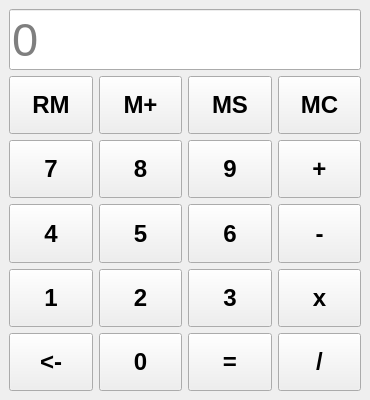
<?xml version="1.0" encoding="UTF-8"?>
<ui version="4.0">
 <class>MainWindow</class>
 <widget class="QMainWindow" name="MainWindow">
  <property name="geometry">
   <rect>
    <x>0</x>
    <y>0</y>
    <width>370</width>
    <height>400</height>
   </rect>
  </property>
  <property name="sizePolicy">
   <sizepolicy hsizetype="Fixed" vsizetype="Fixed">
    <horstretch>0</horstretch>
    <verstretch>0</verstretch>
   </sizepolicy>
  </property>
  <property name="windowTitle">
   <string>Калькулятор</string>
  </property>
  <widget class="QWidget" name="centralwidget">
   <layout class="QVBoxLayout" name="verticalLayout">
    <item>
     <widget class="QLineEdit" name="result_line_edit">
      <property name="font">
       <font>
        <pointsize>35</pointsize>
        <stylestrategy>PreferAntialias</stylestrategy>
       </font>
      </property>
      <property name="mouseTracking">
       <bool>false</bool>
      </property>
      <property name="toolTipDuration">
       <number>1</number>
      </property>
      <property name="layoutDirection">
       <enum>Qt::LeftToRight</enum>
      </property>
      <property name="placeholderText">
       <string>0</string>
      </property>
     </widget>
    </item>
    <item>
     <layout class="QGridLayout" name="digits_layout">
      <item row="2" column="3">
       <widget class="OperatorButton" name="minus_button">
        <property name="sizePolicy">
         <sizepolicy hsizetype="Minimum" vsizetype="Minimum">
          <horstretch>0</horstretch>
          <verstretch>0</verstretch>
         </sizepolicy>
        </property>
        <property name="font">
         <font>
          <pointsize>18</pointsize>
          <bold>true</bold>
         </font>
        </property>
        <property name="cursor">
         <cursorShape>PointingHandCursor</cursorShape>
        </property>
        <property name="text">
         <string>-</string>
        </property>
        <property name="operator" stdset="0">
         <string notr="true">-</string>
        </property>
       </widget>
      </item>
      <item row="0" column="0">
       <widget class="QPushButton" name="mem_read_button">
        <property name="sizePolicy">
         <sizepolicy hsizetype="Minimum" vsizetype="Minimum">
          <horstretch>0</horstretch>
          <verstretch>0</verstretch>
         </sizepolicy>
        </property>
        <property name="font">
         <font>
          <pointsize>18</pointsize>
          <bold>true</bold>
         </font>
        </property>
        <property name="cursor">
         <cursorShape>PointingHandCursor</cursorShape>
        </property>
        <property name="text">
         <string>RM</string>
        </property>
       </widget>
      </item>
      <item row="1" column="2">
       <widget class="DigitButton" name="digit_button_9">
        <property name="sizePolicy">
         <sizepolicy hsizetype="Minimum" vsizetype="Minimum">
          <horstretch>0</horstretch>
          <verstretch>0</verstretch>
         </sizepolicy>
        </property>
        <property name="font">
         <font>
          <pointsize>18</pointsize>
          <bold>true</bold>
         </font>
        </property>
        <property name="cursor">
         <cursorShape>PointingHandCursor</cursorShape>
        </property>
        <property name="text">
         <string>9</string>
        </property>
        <property name="value" stdset="0">
         <number>9</number>
        </property>
       </widget>
      </item>
      <item row="0" column="3">
       <widget class="QPushButton" name="mem_clear_button">
        <property name="sizePolicy">
         <sizepolicy hsizetype="Minimum" vsizetype="Minimum">
          <horstretch>0</horstretch>
          <verstretch>0</verstretch>
         </sizepolicy>
        </property>
        <property name="font">
         <font>
          <pointsize>18</pointsize>
          <bold>true</bold>
         </font>
        </property>
        <property name="cursor">
         <cursorShape>PointingHandCursor</cursorShape>
        </property>
        <property name="text">
         <string>MC</string>
        </property>
       </widget>
      </item>
      <item row="3" column="3">
       <widget class="OperatorButton" name="times_button">
        <property name="sizePolicy">
         <sizepolicy hsizetype="Minimum" vsizetype="Minimum">
          <horstretch>0</horstretch>
          <verstretch>0</verstretch>
         </sizepolicy>
        </property>
        <property name="font">
         <font>
          <pointsize>18</pointsize>
          <bold>true</bold>
         </font>
        </property>
        <property name="cursor">
         <cursorShape>PointingHandCursor</cursorShape>
        </property>
        <property name="text">
         <string>x</string>
        </property>
        <property name="operator" stdset="0">
         <string notr="true">*</string>
        </property>
       </widget>
      </item>
      <item row="4" column="2">
       <widget class="QPushButton" name="equal_button">
        <property name="sizePolicy">
         <sizepolicy hsizetype="Minimum" vsizetype="Minimum">
          <horstretch>0</horstretch>
          <verstretch>0</verstretch>
         </sizepolicy>
        </property>
        <property name="font">
         <font>
          <pointsize>18</pointsize>
          <bold>true</bold>
         </font>
        </property>
        <property name="cursor">
         <cursorShape>PointingHandCursor</cursorShape>
        </property>
        <property name="text">
         <string>=</string>
        </property>
       </widget>
      </item>
      <item row="3" column="2">
       <widget class="DigitButton" name="digit_button_3">
        <property name="sizePolicy">
         <sizepolicy hsizetype="Minimum" vsizetype="Minimum">
          <horstretch>0</horstretch>
          <verstretch>0</verstretch>
         </sizepolicy>
        </property>
        <property name="font">
         <font>
          <pointsize>18</pointsize>
          <bold>true</bold>
         </font>
        </property>
        <property name="cursor">
         <cursorShape>PointingHandCursor</cursorShape>
        </property>
        <property name="text">
         <string>3</string>
        </property>
        <property name="value" stdset="0">
         <number>3</number>
        </property>
       </widget>
      </item>
      <item row="0" column="2">
       <widget class="QPushButton" name="mem_set_button">
        <property name="sizePolicy">
         <sizepolicy hsizetype="Minimum" vsizetype="Minimum">
          <horstretch>0</horstretch>
          <verstretch>0</verstretch>
         </sizepolicy>
        </property>
        <property name="font">
         <font>
          <pointsize>18</pointsize>
          <bold>true</bold>
         </font>
        </property>
        <property name="cursor">
         <cursorShape>PointingHandCursor</cursorShape>
        </property>
        <property name="text">
         <string>MS</string>
        </property>
       </widget>
      </item>
      <item row="4" column="0">
       <widget class="QPushButton" name="backspace_button">
        <property name="sizePolicy">
         <sizepolicy hsizetype="Minimum" vsizetype="Minimum">
          <horstretch>0</horstretch>
          <verstretch>0</verstretch>
         </sizepolicy>
        </property>
        <property name="font">
         <font>
          <pointsize>18</pointsize>
          <bold>true</bold>
         </font>
        </property>
        <property name="cursor">
         <cursorShape>PointingHandCursor</cursorShape>
        </property>
        <property name="text">
         <string>&lt;-</string>
        </property>
       </widget>
      </item>
      <item row="4" column="3">
       <widget class="OperatorButton" name="divide_button">
        <property name="sizePolicy">
         <sizepolicy hsizetype="Minimum" vsizetype="Minimum">
          <horstretch>0</horstretch>
          <verstretch>0</verstretch>
         </sizepolicy>
        </property>
        <property name="font">
         <font>
          <pointsize>18</pointsize>
          <bold>true</bold>
         </font>
        </property>
        <property name="cursor">
         <cursorShape>PointingHandCursor</cursorShape>
        </property>
        <property name="text">
         <string>/</string>
        </property>
        <property name="operator" stdset="0">
         <string notr="true">/</string>
        </property>
       </widget>
      </item>
      <item row="0" column="1">
       <widget class="QPushButton" name="mem_add_button">
        <property name="sizePolicy">
         <sizepolicy hsizetype="Minimum" vsizetype="Minimum">
          <horstretch>0</horstretch>
          <verstretch>0</verstretch>
         </sizepolicy>
        </property>
        <property name="font">
         <font>
          <pointsize>18</pointsize>
          <bold>true</bold>
         </font>
        </property>
        <property name="cursor">
         <cursorShape>PointingHandCursor</cursorShape>
        </property>
        <property name="text">
         <string>M+</string>
        </property>
       </widget>
      </item>
      <item row="2" column="2">
       <widget class="DigitButton" name="digit_button_6">
        <property name="sizePolicy">
         <sizepolicy hsizetype="Minimum" vsizetype="Minimum">
          <horstretch>0</horstretch>
          <verstretch>0</verstretch>
         </sizepolicy>
        </property>
        <property name="font">
         <font>
          <pointsize>18</pointsize>
          <bold>true</bold>
         </font>
        </property>
        <property name="cursor">
         <cursorShape>PointingHandCursor</cursorShape>
        </property>
        <property name="text">
         <string>6</string>
        </property>
        <property name="value" stdset="0">
         <number>6</number>
        </property>
       </widget>
      </item>
      <item row="3" column="1">
       <widget class="DigitButton" name="digit_button_2">
        <property name="sizePolicy">
         <sizepolicy hsizetype="Minimum" vsizetype="Minimum">
          <horstretch>0</horstretch>
          <verstretch>0</verstretch>
         </sizepolicy>
        </property>
        <property name="font">
         <font>
          <pointsize>18</pointsize>
          <bold>true</bold>
         </font>
        </property>
        <property name="cursor">
         <cursorShape>PointingHandCursor</cursorShape>
        </property>
        <property name="text">
         <string>2</string>
        </property>
        <property name="value" stdset="0">
         <number>2</number>
        </property>
       </widget>
      </item>
      <item row="3" column="0">
       <widget class="DigitButton" name="digit_button_1">
        <property name="sizePolicy">
         <sizepolicy hsizetype="Minimum" vsizetype="Minimum">
          <horstretch>0</horstretch>
          <verstretch>0</verstretch>
         </sizepolicy>
        </property>
        <property name="font">
         <font>
          <pointsize>18</pointsize>
          <bold>true</bold>
         </font>
        </property>
        <property name="cursor">
         <cursorShape>PointingHandCursor</cursorShape>
        </property>
        <property name="text">
         <string>1</string>
        </property>
        <property name="value" stdset="0">
         <number>1</number>
        </property>
       </widget>
      </item>
      <item row="2" column="0">
       <widget class="DigitButton" name="digit_button_4">
        <property name="sizePolicy">
         <sizepolicy hsizetype="Minimum" vsizetype="Minimum">
          <horstretch>0</horstretch>
          <verstretch>0</verstretch>
         </sizepolicy>
        </property>
        <property name="font">
         <font>
          <pointsize>18</pointsize>
          <bold>true</bold>
         </font>
        </property>
        <property name="cursor">
         <cursorShape>PointingHandCursor</cursorShape>
        </property>
        <property name="text">
         <string>4</string>
        </property>
        <property name="value" stdset="0">
         <number>4</number>
        </property>
       </widget>
      </item>
      <item row="4" column="1">
       <widget class="DigitButton" name="digit_button_0">
        <property name="sizePolicy">
         <sizepolicy hsizetype="Minimum" vsizetype="Minimum">
          <horstretch>0</horstretch>
          <verstretch>0</verstretch>
         </sizepolicy>
        </property>
        <property name="font">
         <font>
          <pointsize>18</pointsize>
          <bold>true</bold>
         </font>
        </property>
        <property name="cursor">
         <cursorShape>PointingHandCursor</cursorShape>
        </property>
        <property name="text">
         <string>0</string>
        </property>
        <property name="value" stdset="0">
         <number>0</number>
        </property>
       </widget>
      </item>
      <item row="2" column="1">
       <widget class="DigitButton" name="digit_button_5">
        <property name="sizePolicy">
         <sizepolicy hsizetype="Minimum" vsizetype="Minimum">
          <horstretch>0</horstretch>
          <verstretch>0</verstretch>
         </sizepolicy>
        </property>
        <property name="font">
         <font>
          <pointsize>18</pointsize>
          <bold>true</bold>
         </font>
        </property>
        <property name="cursor">
         <cursorShape>PointingHandCursor</cursorShape>
        </property>
        <property name="text">
         <string>5</string>
        </property>
        <property name="value" stdset="0">
         <number>5</number>
        </property>
       </widget>
      </item>
      <item row="1" column="1">
       <widget class="DigitButton" name="digit_button_8">
        <property name="sizePolicy">
         <sizepolicy hsizetype="Minimum" vsizetype="Minimum">
          <horstretch>0</horstretch>
          <verstretch>0</verstretch>
         </sizepolicy>
        </property>
        <property name="font">
         <font>
          <pointsize>18</pointsize>
          <bold>true</bold>
         </font>
        </property>
        <property name="cursor">
         <cursorShape>PointingHandCursor</cursorShape>
        </property>
        <property name="text">
         <string>8</string>
        </property>
        <property name="value" stdset="0">
         <number>8</number>
        </property>
       </widget>
      </item>
      <item row="1" column="0">
       <widget class="DigitButton" name="digit_button_7">
        <property name="sizePolicy">
         <sizepolicy hsizetype="Minimum" vsizetype="Minimum">
          <horstretch>0</horstretch>
          <verstretch>0</verstretch>
         </sizepolicy>
        </property>
        <property name="font">
         <font>
          <pointsize>18</pointsize>
          <bold>true</bold>
         </font>
        </property>
        <property name="text">
         <string>7</string>
        </property>
        <property name="value" stdset="0">
         <number>7</number>
        </property>
       </widget>
      </item>
      <item row="1" column="3">
       <widget class="OperatorButton" name="plus_button">
        <property name="sizePolicy">
         <sizepolicy hsizetype="Minimum" vsizetype="Minimum">
          <horstretch>0</horstretch>
          <verstretch>0</verstretch>
         </sizepolicy>
        </property>
        <property name="font">
         <font>
          <pointsize>18</pointsize>
          <bold>true</bold>
         </font>
        </property>
        <property name="cursor">
         <cursorShape>PointingHandCursor</cursorShape>
        </property>
        <property name="text">
         <string>+</string>
        </property>
        <property name="operator" stdset="0">
         <string notr="true">+</string>
        </property>
       </widget>
      </item>
     </layout>
    </item>
   </layout>
  </widget>
 </widget>
 <customwidgets>
  <customwidget>
   <class>DigitButton</class>
   <extends>QPushButton</extends>
   <header>..widgets</header>
  </customwidget>
  <customwidget>
   <class>OperatorButton</class>
   <extends>QPushButton</extends>
   <header>..widgets</header>
  </customwidget>
 </customwidgets>
 <resources/>
 <connections/>
</ui>
